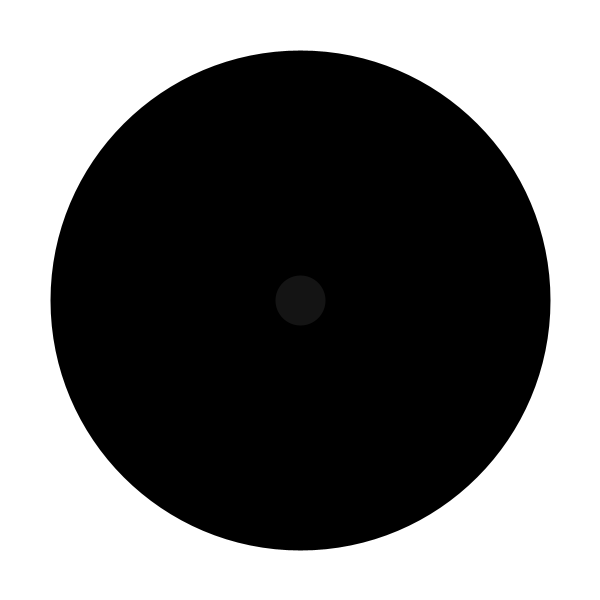
Frame 1 (no input)
Frame 60 (the mouse pressed at the canvas centre just before this capture): identical to frame 1, image omitted
Frame 120 (the mouse held since frame 60 and released just before this capture): identical to frame 1, image omitted

The Processing sketch that drew this single still picture (run headless with seeded random() and noise(); from frame 60 on, the mouse is pressed at the canvas centre):

// Processing sketch: points
// ── points.pde
void setup() {
  size(600, 600);
  background(255);
  //point(300, 300);
  strokeWeight(500);
  point(width/2, height/2);

  strokeWeight(50);
  stroke(20);
  point(width/2, height/2);
}


void draw() {
}
